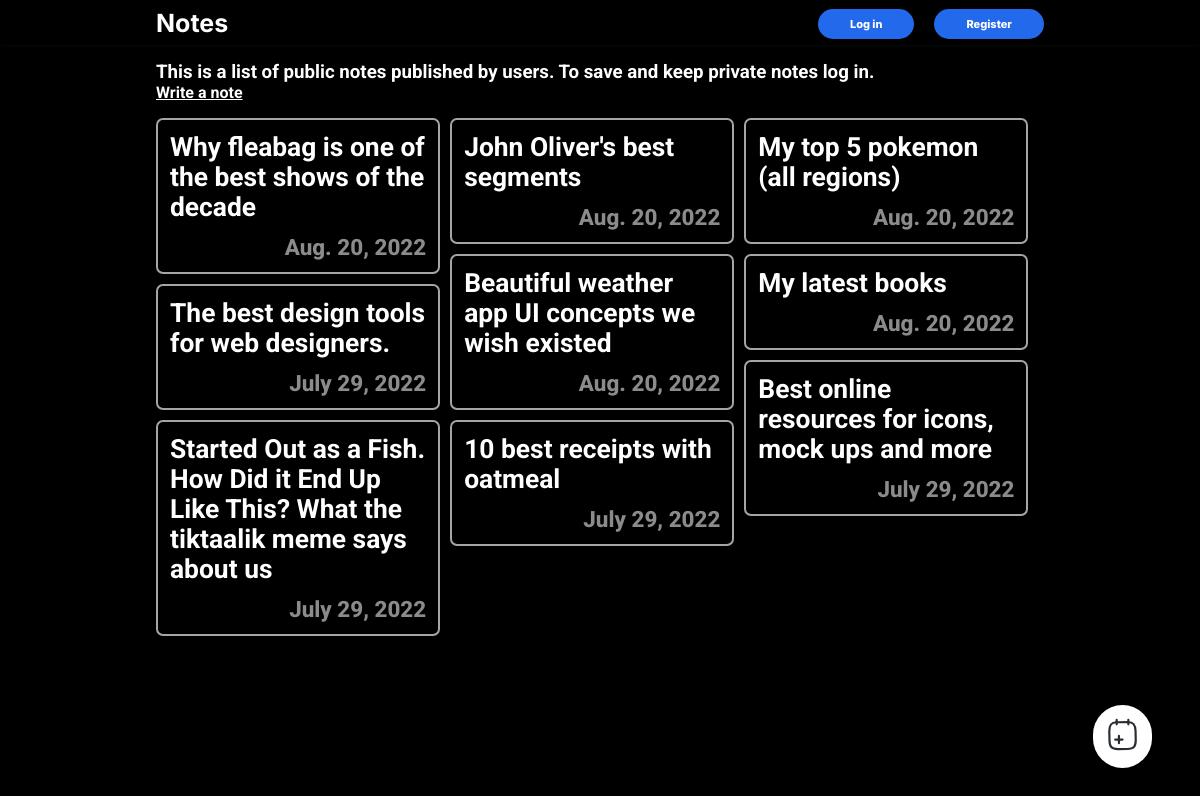
The page / on the database its author committed.
### notas/models.py (models this page shows, shortened)
class Nota(models.Model):
    titulo = models.CharField(max_length=100)
    texto = models.TextField(max_length=1000,help_text="Texto de la nota")
    fecha = models.DateField(auto_now=True)
    usuario = models.ForeignKey(User, on_delete=models.SET_NULL, null=True, blank=True)
    PRIVACIDAD_NOTAS = (
        ('P', 'Publico'),
        ('X', 'Privado'),
        ('C', 'Compartido'),
    )
    privacidad = models.CharField(
        max_length=1,
        choices=PRIVACIDAD_NOTAS,
        default='P',
        help_text='Privacidad de la nota'
    )
    class Meta:
        ordering = ['fecha']
    def get_absolute_url(self):
        return reverse('nota-detail', args=[str(self.id)])

### notas/views.py (the view)
# urls.py: path('', views.index, name='index'),
def index(request):
    notas = Nota.objects.filter(privacidad='P').order_by('-fecha')
    context = {
        'notas' : notas,
    }
    return render(request, 'index.html', context)

### notas/templates/index.html
{% extends "base_generic.html" %}
{% block content %}
<div class="notas-header">
    <h3>This is a list of public notes published by users. To save and keep private notes log in.</h3>
    <h4><a href="{% url 'create-note' %}" class="crear-link">Write a note</a></h4>
</div>
{% if notas %}
<ul class="notas-container" >
{% for nota in notas %}
    <li class="nota-li" >
        <a href="{{ nota.get_absolute_url }}" class="link-nota">
            <h2>{{ nota.titulo }}</h2>
            <p>{{ nota.fecha }}</p>
        </a>
    </li>
{% endfor %}
</ul>
{% endif %}
<div class="add-note">
    <a href="{% url 'create-note' %}">
        {% load static %}
        <img src="{% static 'img/note-add.svg' %}" alt="">
    </a>
</div>
{% endblock %}

### notas/templates/base_generic.html (shortened to what this page needs)
<!DOCTYPE html>
<html lang="en">
<head>
  {% load static %}
  <link rel="stylesheet" href="{% static 'css/style13.css' %}">
  <link rel="stylesheet" media="print" href="{% static 'css/print2.css' %}">
  {% load static %}
  {% load static %}
</head>
<body>
  <header class="pagina-logo">
    <div class="header-container">
        {% load static %}
        {% load static %}
      <div class="logo-container">
        <h1><a href="{% url 'index' %}">Notes</a></h1>
      </div>
      <div class="extra-container">
          {% load static %}
          {% load static %}
        <div class="auth-links">
          {% if user.is_authenticated %}
          <a href="{% url 'create-note' %}" class="login-link">New</a>
          <a href="{% url 'logout' %}" class="login-link">Log out</a>
          {% else %}
          <a href="{% url 'login-c' %}" class="login-link">Log in</a>
          <a href="{% url 'register' %}" class="login-link">Register</a>
          {% endif %}
        </div>
      </div>
    </div>
  </header>
  <main class="main-container">
      {% block content %}
      {% endblock %}
</main>
{% load static %}
</html>

### notas/static/css/style13.css (style rules this page uses)
:root { --main-bg-color: black; --secondary-bg-color: #2369ec; --main-text-color: white; --secondary-text-color: #8b8b8b; }
*, html { margin: 0; padding: 0; }
*, *::before, *::after { margin: 0; padding: 0; box-sizing: border-box; color: white; }
body { background-color: #252525; background-color: black; }
.main-container { max-width: 920px; margin: 0 auto; }
h1, h3, h4 { overflow: hidden; }
body * { font-family: "Roboto", sans-serif; }
header.pagina-logo { position: sticky; z-index: 4; box-shadow: #111 0px -2px 8px; background-color: black; }
header.pagina-logo h1 a { font-family: "Inter", sans-serif; text-decoration: none; }
header.pagina-logo .header-container { max-width: 920px; margin: 0 auto; display: flex; justify-content: space-between; align-items: center; width: 100%; height: 45px; position: relative; }
header.pagina-logo .auth-links { display: none; padding-right: 1rem; }
header.pagina-logo .auth-links .login-link { text-decoration: none; background-color: var(--secondary-bg-color); color: white; height: 100%; padding: 0.5rem 2rem; font-size: 11px; font-weight: 800; margin-left: 1rem; font-family: "Inter", sans-serif; border-radius: 20px; }
header.pagina-logo .logo-container { margin-left: 1rem; }
header.pagina-logo .logo-container h1 { font-size: 25px; }
@media (min-width: 600px) { header.pagina-logo .auth-links { display: initial; } }
main { padding: 1rem; }
.notas-container { margin: 1rem 0; }
.notas-container .nota-li { border-radius: 7px; padding: 0.75rem; width: 47%; margin-bottom: 10px; list-style: none; color: black; border: 2px solid rgb(165, 165, 165); transition: 0.3s ease; }
.notas-container .nota-li a { text-decoration: none; font-size: 1.1rem; font-weight: 800; }
.notas-container .nota-li a h2 { color: white; }
.notas-container .nota-li a p { text-align: right; margin-top: 0.75rem; color: var(--secondary-text-color); }
@media (min-width: 700px) { .notas-container .nota-li { width: 32%; } }
@media (min-width: 700px) { .notas-container .nota-li a p { font-size: 1.4rem; } }
div.add-note { background: white; width: fit-content; padding: 0.75rem; border-radius: 41px; position: fixed; bottom: 2rem; right: 3rem; }
div.add-note img { height: 35px; }

### notas/static/css/print2.css (style rules this page uses)
body { background: pink; color: red; }
header { display: none; }
.pagina-logo, .navigation-links, .pt-hide { display: none !important; }
* { color: black; }

### rows shown on the page
Nota: titulo "Why fleabag is one of the best shows of the decade", fecha "Aug. 20, 2022"
Nota: titulo "John Oliver's best segments", fecha "Aug. 20, 2022"
Nota: titulo "My top 5 pokemon (all regions)", fecha "Aug. 20, 2022"
Nota: titulo "Beautiful weather app UI concepts we wish existed", fecha "Aug. 20, 2022"
Nota: titulo "My latest books", fecha "Aug. 20, 2022"
Nota: titulo "The best design tools for web designers.", fecha "July 29, 2022"
Nota: titulo "Best online resources for icons, mock ups and more", fecha "July 29, 2022"
Nota: titulo "Started Out as a Fish. How Did it End Up Like This? What the tiktaalik meme says about us", fecha "July 29, 2022"
Nota: titulo "10 best receipts with oatmeal", fecha "July 29, 2022"
